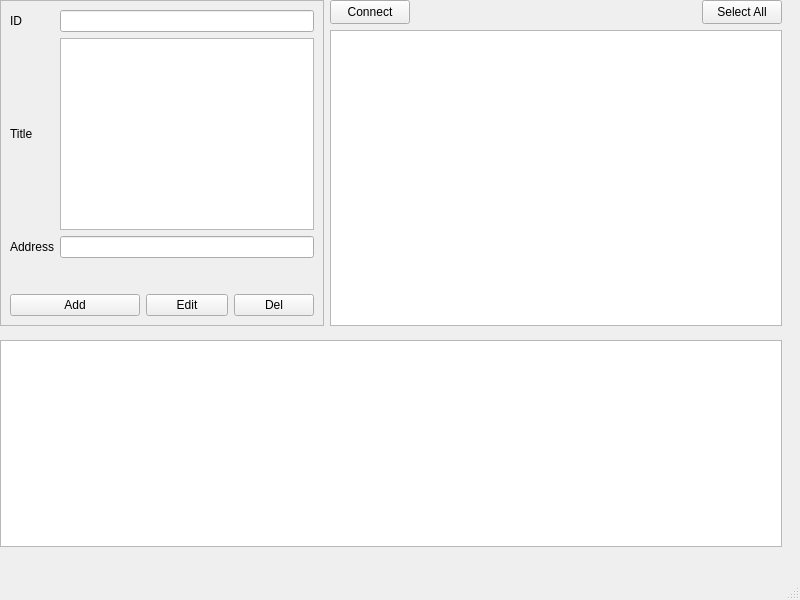
<?xml version="1.0" encoding="UTF-8"?>
<ui version="4.0">
 <class>MainWindow</class>
 <widget class="QMainWindow" name="MainWindow">
  <property name="geometry">
   <rect>
    <x>0</x>
    <y>0</y>
    <width>800</width>
    <height>600</height>
   </rect>
  </property>
  <property name="windowTitle">
   <string>MainWindow</string>
  </property>
  <widget class="QWidget" name="centralwidget">
   <widget class="QFrame" name="frame">
    <property name="geometry">
     <rect>
      <x>0</x>
      <y>0</y>
      <width>324</width>
      <height>326</height>
     </rect>
    </property>
    <property name="sizePolicy">
     <sizepolicy hsizetype="Minimum" vsizetype="Preferred">
      <horstretch>0</horstretch>
      <verstretch>0</verstretch>
     </sizepolicy>
    </property>
    <property name="frameShape">
     <enum>QFrame::Shape::StyledPanel</enum>
    </property>
    <property name="frameShadow">
     <enum>QFrame::Shadow::Plain</enum>
    </property>
    <layout class="QGridLayout" name="gridLayout">
     <item row="2" column="1" colspan="3">
      <widget class="QLineEdit" name="leAddress"/>
     </item>
     <item row="4" column="0" colspan="2">
      <widget class="QPushButton" name="btnAdd">
       <property name="text">
        <string>Add</string>
       </property>
      </widget>
     </item>
     <item row="0" column="0">
      <widget class="QLabel" name="lbID">
       <property name="text">
        <string>ID</string>
       </property>
      </widget>
     </item>
     <item row="1" column="1" colspan="3">
      <widget class="QTextEdit" name="teTitle"/>
     </item>
     <item row="2" column="0">
      <widget class="QLabel" name="lbAddress">
       <property name="text">
        <string>Address</string>
       </property>
      </widget>
     </item>
     <item row="1" column="0">
      <widget class="QLabel" name="lbTitle">
       <property name="text">
        <string>Title</string>
       </property>
      </widget>
     </item>
     <item row="4" column="2">
      <widget class="QPushButton" name="btnEdit">
       <property name="text">
        <string>Edit</string>
       </property>
      </widget>
     </item>
     <item row="0" column="1" colspan="3">
      <widget class="QLineEdit" name="leId"/>
     </item>
     <item row="4" column="3">
      <widget class="QPushButton" name="btnDel">
       <property name="text">
        <string>Del</string>
       </property>
      </widget>
     </item>
     <item row="3" column="2">
      <spacer name="verticalSpacer_2">
       <property name="orientation">
        <enum>Qt::Orientation::Vertical</enum>
       </property>
       <property name="sizeHint" stdset="0">
        <size>
         <width>20</width>
         <height>18</height>
        </size>
       </property>
      </spacer>
     </item>
    </layout>
   </widget>
   <widget class="QPushButton" name="btnConnect">
    <property name="geometry">
     <rect>
      <x>330</x>
      <y>0</y>
      <width>80</width>
      <height>24</height>
     </rect>
    </property>
    <property name="text">
     <string>Connect</string>
    </property>
   </widget>
   <widget class="QPushButton" name="btnSelectAll">
    <property name="geometry">
     <rect>
      <x>702</x>
      <y>0</y>
      <width>80</width>
      <height>24</height>
     </rect>
    </property>
    <property name="text">
     <string>Select All</string>
    </property>
   </widget>
   <widget class="QTableWidget" name="twData">
    <property name="geometry">
     <rect>
      <x>330</x>
      <y>30</y>
      <width>452</width>
      <height>296</height>
     </rect>
    </property>
   </widget>
   <widget class="QTextEdit" name="teResult">
    <property name="geometry">
     <rect>
      <x>0</x>
      <y>340</y>
      <width>782</width>
      <height>207</height>
     </rect>
    </property>
    <property name="readOnly">
     <bool>true</bool>
    </property>
   </widget>
  </widget>
  <widget class="QMenuBar" name="menubar">
   <property name="geometry">
    <rect>
     <x>0</x>
     <y>0</y>
     <width>800</width>
     <height>21</height>
    </rect>
   </property>
  </widget>
  <widget class="QStatusBar" name="statusbar"/>
 </widget>
 <resources/>
 <connections/>
</ui>
